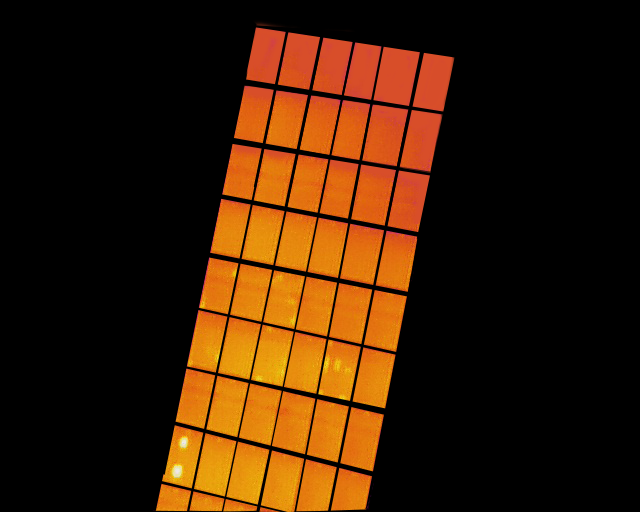
#> input picture test_dataset/1-2.png, 640 x 512 px; its folder holds only this picture in this run
$ python main.py
#> lines starting #> are read from the running program, lines starting #| are printed output that depends on the picture; after the words box and inside, x2 and y2 are one past the last pixel; in counts of white or black regions, pixels touching at a corner belong together
### func.py
import os

import cv2
import numpy as np
import math

def createFolder(directory):
    if not os.path.exists(directory):
        os.makedirs(directory)

def distance(X1, X2):
    dist = math.sqrt((X1[0] - X2[0])**2 + (X1[1] - X2[1])**2)
    return dist

def extract_bounding_boxes (input_filename, save_path, name):
#> called with input_filename = 'test_dataset/1-2.png', save_path = './result/', name = ''
    image = cv2.imread(input_filename)
#> image is the input picture: shape (512, 640, 3); mean B, G, R 5.4, 29.7, 58.5
    original = image.copy()
    origin_img = image
    image = cv2.bitwise_not(image)
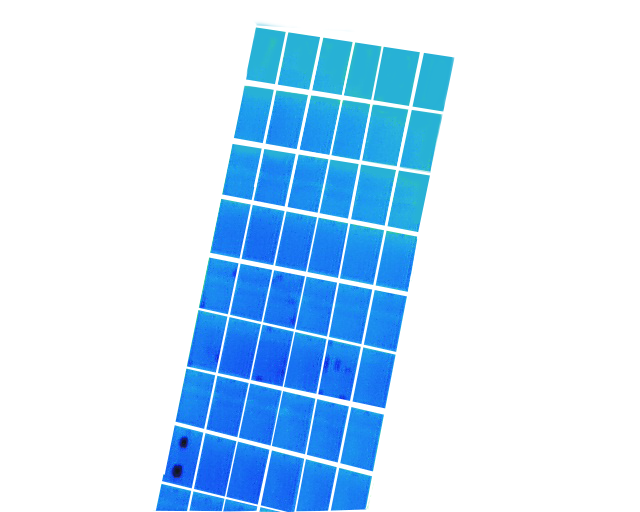
#> image: shape (512, 640, 3); mean B, G, R 249.6, 225.3, 196.5
    gray = cv2.cvtColor(image, cv2.COLOR_BGR2GRAY)
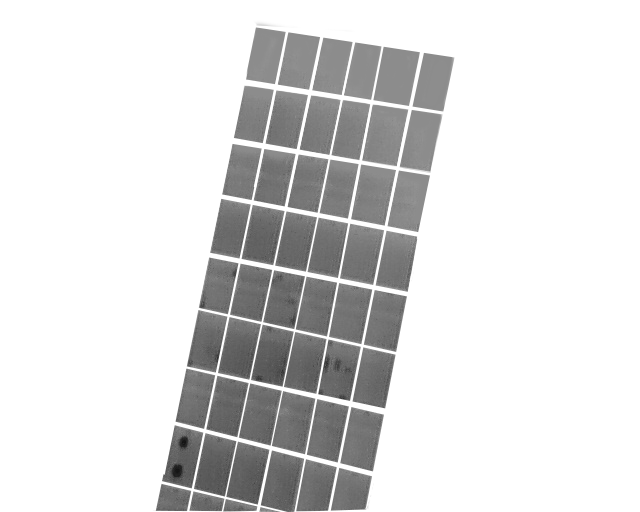
#> gray: shape (512, 640); min 18, max 255, mean 219.5
    thresh = cv2.threshold(gray, 0, 255, cv2.THRESH_BINARY_INV + cv2.THRESH_OTSU)[1]
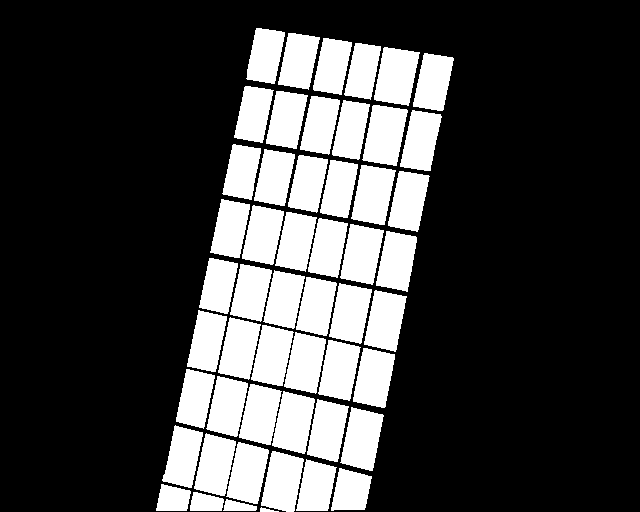
#> thresh: shape (512, 640); 25.8% white; 52 white regions

    # Find contours, obtain bounding box, extract and save ROI
    ROI_number = 0
    cnts = cv2.findContours(thresh, cv2.RETR_EXTERNAL, cv2.CHAIN_APPROX_SIMPLE)
#> cnts = 52 contours; largest, box (x1, y1, x2, y2) and area: (362, 105, 408, 166) 1926, (374, 47, 420, 106) 1879, (351, 165, 396, 225) 1838, (340, 407, 384, 471) 1831, (340, 224, 384, 285) 1805
    cnts = cnts[0] if len(cnts) == 2 else cnts[1]
    for c in cnts:
        rect = cv2.minAreaRect(c)
        box = cv2.boxPoints(rect)
        box = np.int0(box)
        cv2.drawContours(origin_img, [box], 0, (36,255,12), 3)

        width = (distance(box[0],box[1])+distance(box[2],box[3]))*0.5
        height = (distance(box[0],box[2])+distance(box[1],box[3]))*0.5
        width = int(width)
        height = int(height)

        srcPoint = np.array(box, dtype=np.float32)
        dstPoint = np.array([[0, 0], [width, 0], [width, height], [0, height]], dtype=np.float32)

        matrix = cv2.getPerspectiveTransform(srcPoint, dstPoint)
        ROI = cv2.warpPerspective(original, matrix, (width, height))
        # ROI = cv2.resize(ROI, (256, 256))
        ROI = cv2.resize(ROI, (ROI.shape[0]*7, ROI.shape[1]*7))
        ROI = cv2.rotate(ROI, cv2.ROTATE_90_CLOCKWISE)
        # cv2.imwrite(save_path + f'ROI_{ROI_number}.png', ROI)
        cv2.imwrite(save_path + 'ROI_{}.png'.format(ROI_number), ROI)
        ROI_number += 1
#> this loop made 52 passes
#> (rect, width, height, srcPoint, dstPoint) on passes 1 to 4: (((269, 509), (4, 18), -90), 18, 18, [[278, 511], [260, 511], [260, 507], [278, 507]], [[0, 0], [18, 0], [18, 18], [0, 18]]), (((239.5, 504.5), (11, 33), -90), 33, 34, [[256, 510], [223, 510], [223, 499], [256, 499]], [[0, 0], [33, 0], [33, 34], [0, 34]]), (((206.5, 501), (18, 33), -90), 33, 37, [[223, 510], [190, 510], [190, 492], [223, 492]], [[0, 0], [33, 0], [33, 37], [0, 37]]), (((173.2, 499.7), (26.87, 30.4), -78.69), 30, 40, [[185, 515], [155, 509], [160, 483], [190, 489]], [[0, 0], [30, 0], [30, 40], [0, 40]])
#> (rect, box, width, height) on pass 47: (((433, 81.6), (55.92, 30.8), -78.23), [[442, 112], [412, 105], [423, 51], [453, 57]], 30, 63.51)
#> pass 1, in extract_bounding_boxes, `ROI = cv2.resize(ROI, (ROI.shape[0]*7, ROI.shape[1]*7))`:
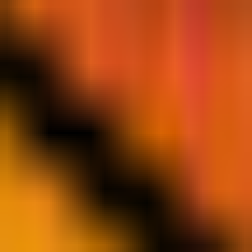
#> ROI: shape (126, 126, 3) (shown 2 times larger); mean of channels 0, 1, 2 14.5, 66.1, 148.4; drawn as B, G, R
#> pass 1, in extract_bounding_boxes, `ROI = cv2.rotate(ROI, cv2.ROTATE_90_CLOCKWISE)`:
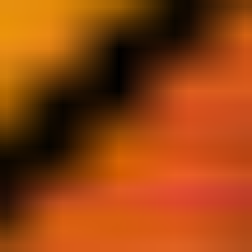
#> ROI: shape (126, 126, 3) (shown 2 times larger); mean of channels 0, 1, 2 14.5, 66.1, 148.4; drawn as B, G, R
#> pass 2, in extract_bounding_boxes, `ROI = cv2.resize(ROI, (ROI.shape[0]*7, ROI.shape[1]*7))`:
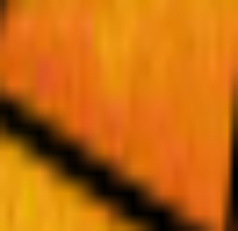
#> ROI: shape (231, 238, 3); mean B, G, R 13.1, 103.5, 192.9
#> after the loop:
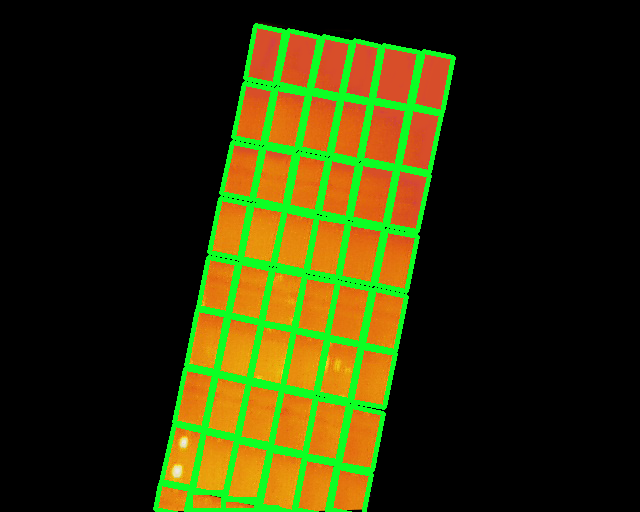
#> origin_img: shape (512, 640, 3); 10.19% of pixels changed, all inside (x1, y1, x2, y2) = (153, 23, 456, 512)

    # cv2.imwrite(save_path + f'ROI_{name}.png', origin_img)

    return origin_img, cnts, ROI_number

### main.py
#!/bin/python

import os
from func import *

if __name__ == '__main__':

    load_path = 'test_dataset/'
    save_path = './result/'

    createFolder(save_path)
    image_name = os.listdir(load_path)

    for name in image_name:
        img = load_path + name
        origin_img, cnts, ROI_number = extract_bounding_boxes(img, save_path, name='')
        print("The number of ROI(Region of Interest): ", str(ROI_number))
#| The number of ROI(Region of Interest):  52

$ run again, on test_dataset/2-2.png
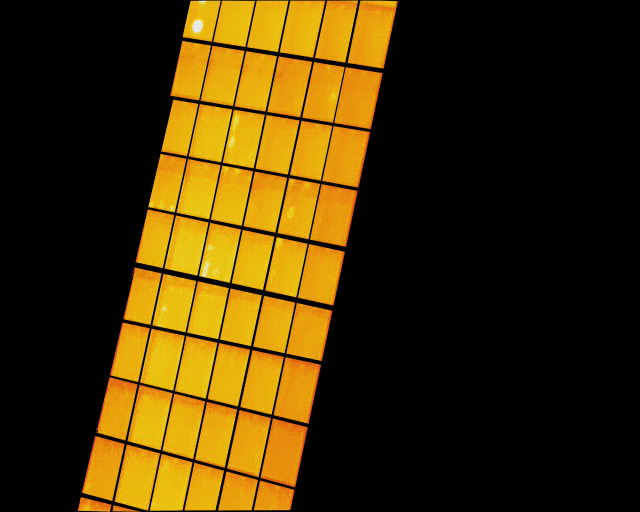
#> input picture test_dataset/2-2.png, 640 x 512 px
#> in extract_bounding_boxes, image is the input picture: shape (512, 640, 3); mean B, G, R 4.4, 48.8, 68
#> in extract_bounding_boxes, `thresh = cv2.threshold(gray, 0, 255, cv2.THRESH_BINARY_INV + cv2.THRES..`:
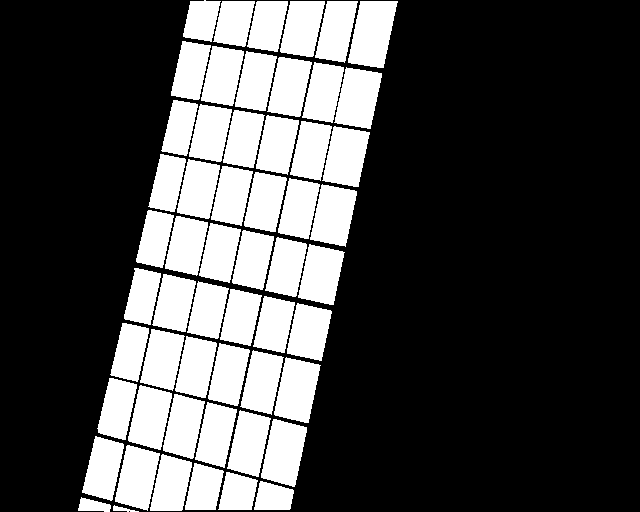
#> thresh: shape (512, 640); 29% white; 56 white regions
#> cnts = 56 contours; largest, box (x1, y1, x2, y2) and area: (348, 1, 398, 68) 2312, (261, 419, 307, 487) 2076, (274, 357, 321, 423) 2049, (334, 67, 382, 129) 2018, (310, 184, 357, 247) 1986
#> the loop in extract_bounding_boxes, `for c in cnts:` made 56 passes
#> (rect, width, height, srcPoint, dstPoint) on passes 1 to 3: (((125.5, 508.4), (5.06, 25.29), -85.91), 25, 25, [[137, 511], [112, 509], [113, 504], [138, 506]], [[0, 0], [25, 0], [25, 25], [0, 25]]), (((94.27, 506.8), (13.34, 31.24), -77.47), 31, 33, [[108, 516], [77, 509], [80, 496], [110, 503]], [[0, 0], [31, 0], [31, 33], [0, 33]]), (((273.9, 498.2), (29.03, 35.5), -78.69), 35, 45, [[288, 515], [253, 508], [259, 480], [294, 487]], [[0, 0], [35, 0], [35, 45], [0, 45]])
#> after the loop in extract_bounding_boxes, `for c in cnts:`:
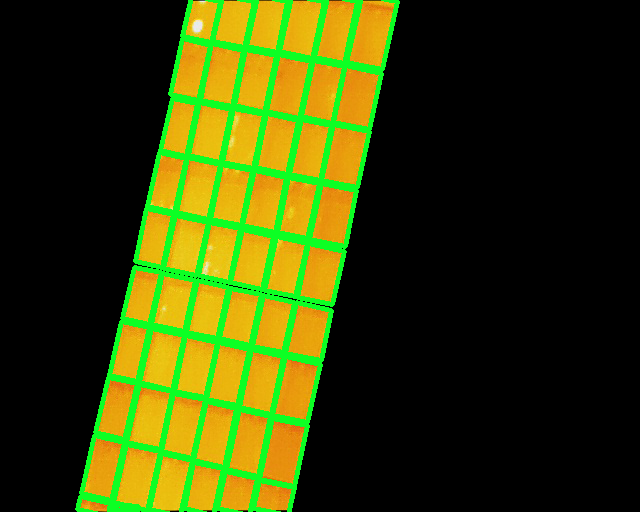
#> origin_img: shape (512, 640, 3); 10.26% of pixels changed, all inside (x1, y1, x2, y2) = (75, 0, 400, 512)
#| The number of ROI(Region of Interest):  56
